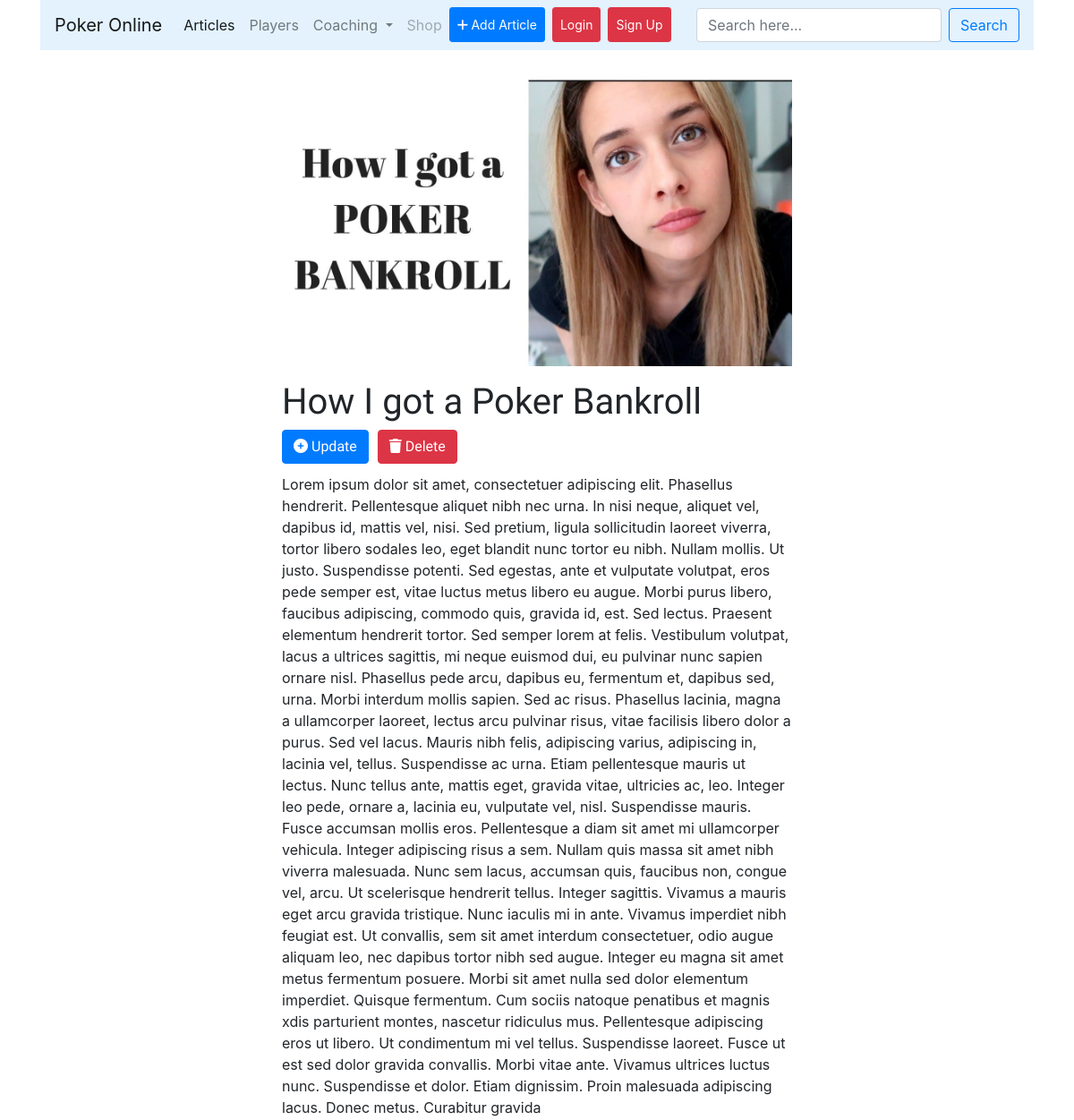
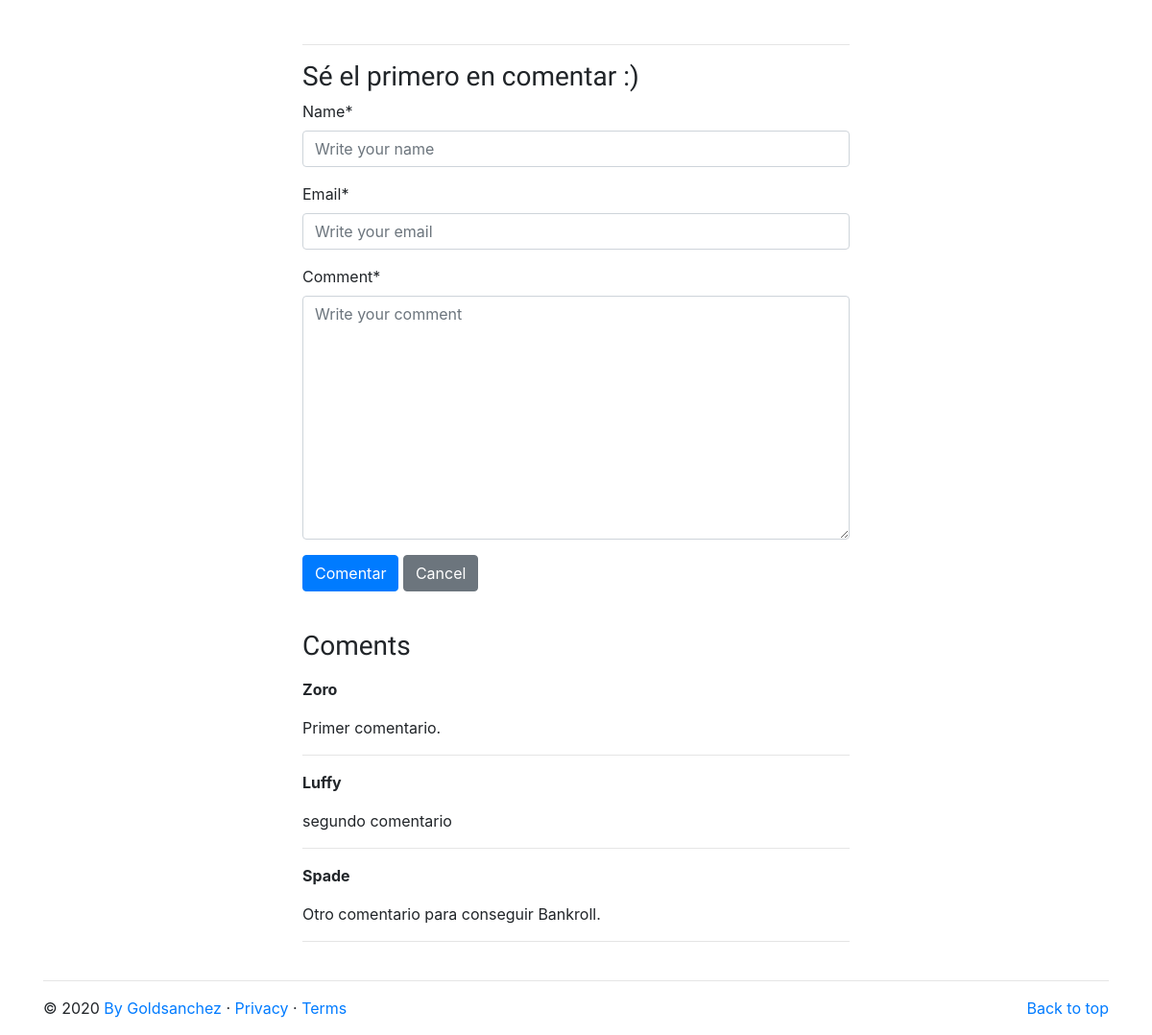
/articles/how-i-got-a-poker-bankroll, run on the app's committed database (2 pictures, top to bottom).
### orbital/models.py (models this page shows, shortened)
class New(models.Model):
    category = models.ForeignKey(Category, on_delete=models.CASCADE)
    title = models.CharField(max_length=100)
    image = models.ImageField(upload_to='images/')
    detail = RichTextField()
    add_time = models.DateTimeField(auto_now_add=True)
    slug = models.SlugField(null=True, blank = True)
    class Meta:
        verbose_name_plural = 'News'

class Comment(models.Model):
    new = models.ForeignKey(New, related_name='mensaje', on_delete=models.CASCADE)
    name = models.CharField(max_length=100)
    email = models.EmailField(max_length=254)
    comment = models.TextField()
    status = models.BooleanField(default=False)

### orbital/views.py (the view, shortened to what this page needs)
# urls.py: path('articles/<slug:slug>', Articles.as_view(), name = 'articles'),
class Articles(DetailView):
    model = New
    template_name = "orbital/articles.html"
    def get_context_data(self, **kwargs):
        context = super().get_context_data(**kwargs)
        context['now'] = timezone.now()
        context['form'] = CommentForm()
        return context

### orbital/forms.py
class CommentForm(forms.ModelForm):
    class Meta:
        model = Comment
        fields = ['name', 'email', 'comment']
        widgets = {'name': forms.TextInput(attrs={'class': 'form-control', 'placeholder': 'Write your name'}),
                   'email': forms.EmailInput(attrs={'class': 'form-control', 'placeholder': 'Write your email'}),
                   'comment': forms.Textarea(attrs={'class': 'form-control', 'placeholder': 'Write your comment'}),}

### orbital/templates/orbital/articles.html (shortened to what this page needs)
{% extends "orbital/base.html" %}
{% load static %}
{% load crispy_forms_tags %}
{% block article %}
<div class="container col-md-6 my-3">
    <div class="row">
        <div class="col">
            <img class="img-fluid my-3" src="{{object.image.url}}" alt="{object.title}}" title="{{object.title}}">
            <h1>{{object.title}} &nbsp<a class="btn btn-primary" href="{% url 'update' object.slug %}"><i class="fas fa-plus-circle">&nbsp</i>Update</a>&nbsp<a class="btn btn-danger" href="{% url 'delete' object.slug %}"><i class="fas fa-trash">&nbsp</i>Delete</a></h1>
            <p>{{object.detail|safe}}</p>
        </div>
        <div class="container my-3">
          <div class="row">
            <div class="col">
              <hr>
              <h3>Sé el primero en comentar :)</h3>
               <form class="form-group" method="post" enctype="multipart/form-data">{% csrf_token %}
                {{ form|crispy|safe }}
                <input class="btn btn-primary" type="submit" value="Comentar">
                <a class="btn btn-secondary" href="{% url 'home' %}">Cancel</a>
               </form>
            </div>
          </div>
        </div>
        <div class="col my-2">
          <h3>Coments</h3>
          {% if not new.mensaje.all %}
            <p> No coments yet... <a href="#">Add One</a></p>
          {% else %}
            {% for c in new.mensaje.all %}
                <p></p><strong>{{c.name}}</strong></p>
                <p>{{c.comment}}</p>
                <hr>
            {% endfor %}
          {% endif %}
        </div>
    </div>
</div>
{% endblock article %}

### orbital/static/css/style.css (style rules this page uses)
h1, h2, h3, h4, h5 { font-family: 'Oleo Script', cursive; }

### data on the page
New: image (picture), title "How I got a Poker Bankroll", detail "Lorem ipsum dolor sit amet, consectetuer adipiscing elit. Phasellus hendrerit. Pellentesque aliquet nibh nec urna. In nisi neque, aliquet vel, dapibus id, mattis vel, nisi. Sed pretium, ligula sollicitudin laoreet viverra, tortor libero sodales leo, eget blandit nunc tortor eu nibh. Nullam mollis. Ut justo. Suspendisse potenti. Sed egestas, ante et vulputate volutpat, eros pede semper est, vitae luctus metus libero eu augue. Morbi purus libero, faucibus adipiscing, commodo quis, gravida id, est. Sed lectus. Praesent elementum hendrerit tortor. Sed semper lorem at felis. Vestibulum volutpat, lacus a ultrices sagittis, mi neque euismod dui, eu pulvinar nunc sapien ornare nisl. Phasellus pede…"
Comment: name "Zoro", comment "Primer comentario."
Comment: name "Luffy", comment "segundo comentario"
Comment: name "Spade", comment "Otro comentario para conseguir Bankroll."
